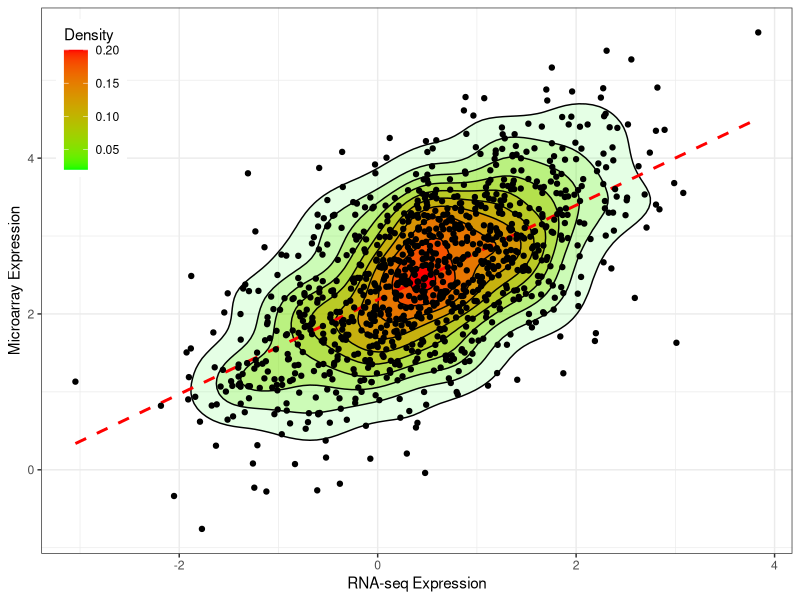
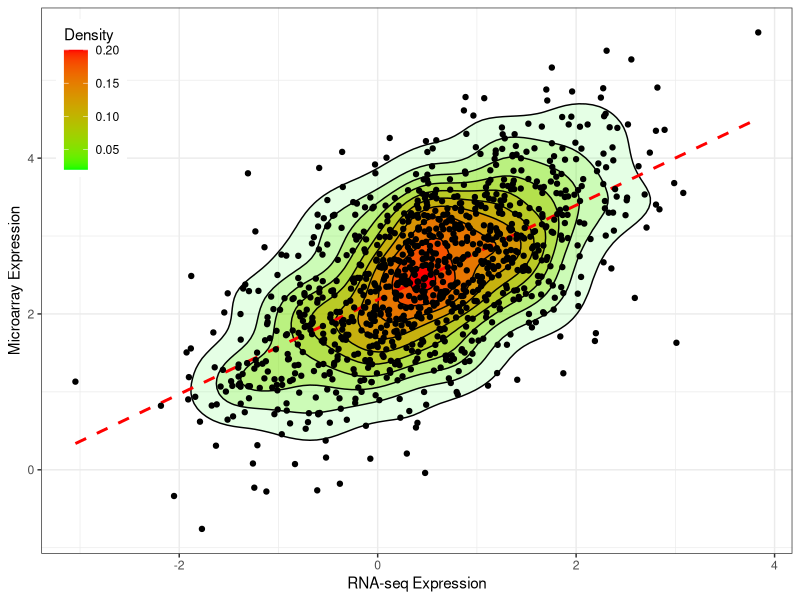

These charts were generated, in order, by the following R code:
library(MASS)
library(ggplot2)
n <- 1000
x <- mvrnorm(n, mu=c(.5,2.5), Sigma=matrix(c(1,.6,.6,1), ncol=2))
df = data.frame(x); colnames(df) = c("x","y")

commonTheme = list(labs(color="Density",fill="Density",
                        x="RNA-seq Expression",
                        y="Microarray Expression"),
                   theme_bw(),
                   theme(legend.position=c(0.02,0.98),
                         legend.justification=c(0,1)))


g = ggplot(data=df,aes(x,y)) + 
  stat_density2d(aes(fill=..level..,alpha=..level..),geom='polygon',colour='black') + 
  scale_fill_continuous(low="green",high="red") +
  geom_smooth(method=lm,linetype=2,colour="red",se=F) + 
  guides(alpha="none") +
  geom_point() + commonTheme


png("scatter.png", width=600, height=600, res=120)
print(g)
dev.off()

pdf("scatter.pdf", width = 8, height = 8, useDingbats=F)
print(g)
dev.off()

